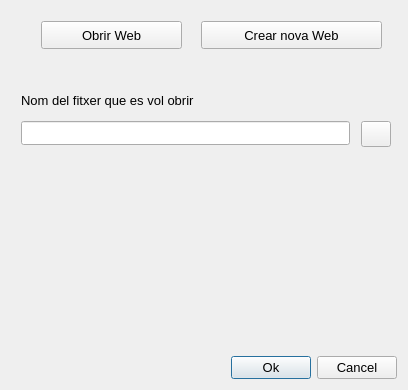
<ui version="4.0" >
 <class>Dialog</class>
 <widget class="QDialog" name="Dialog" >
  <property name="windowModality" >
   <enum>Qt::ApplicationModal</enum>
  </property>
  <property name="geometry" >
   <rect>
    <x>0</x>
    <y>0</y>
    <width>408</width>
    <height>390</height>
   </rect>
  </property>
  <property name="windowTitle" >
   <string>Dialog</string>
  </property>
  <property name="windowIcon" >
   <iconset>
    <normaloff>images/css.png</normaloff>images/css.png</iconset>
  </property>
  <layout class="QGridLayout" name="gridLayout" >
   <item row="1" column="0" >
    <layout class="QHBoxLayout" name="horizontalLayout" >
     <item>
      <spacer name="horizontalSpacer" >
       <property name="orientation" >
        <enum>Qt::Horizontal</enum>
       </property>
       <property name="sizeHint" stdset="0" >
        <size>
         <width>40</width>
         <height>20</height>
        </size>
       </property>
      </spacer>
     </item>
     <item>
      <widget class="QPushButton" name="b_ok" >
       <property name="font" >
        <font>
         <pointsize>10</pointsize>
        </font>
       </property>
       <property name="toolTip" >
        <string>Accept</string>
       </property>
       <property name="text" >
        <string>Ok</string>
       </property>
       <property name="icon" >
        <iconset>
         <normaloff>images/ok.png</normaloff>images/ok.png</iconset>
       </property>
      </widget>
     </item>
     <item>
      <widget class="QPushButton" name="b_cancel" >
       <property name="font" >
        <font>
         <pointsize>10</pointsize>
        </font>
       </property>
       <property name="toolTip" >
        <string>Cancel</string>
       </property>
       <property name="text" >
        <string>Cancel</string>
       </property>
       <property name="icon" >
        <iconset>
         <normaloff>images/cancel.png</normaloff>images/cancel.png</iconset>
       </property>
      </widget>
     </item>
    </layout>
   </item>
   <item row="0" column="0" >
    <widget class="QStackedWidget" name="pages" >
     <property name="currentIndex" >
      <number>3</number>
     </property>
     <widget class="QWidget" name="page_about" >
      <property name="geometry" >
       <rect>
        <x>0</x>
        <y>0</y>
        <width>400</width>
        <height>351</height>
       </rect>
      </property>
      <widget class="QLabel" name="about_l_about" >
       <property name="geometry" >
        <rect>
         <x>0</x>
         <y>0</y>
         <width>402</width>
         <height>234</height>
        </rect>
       </property>
       <property name="pixmap" >
        <pixmap>images/splash_css.png</pixmap>
       </property>
      </widget>
      <widget class="QTextEdit" name="about_te_author" >
       <property name="geometry" >
        <rect>
         <x>0</x>
         <y>240</y>
         <width>401</width>
         <height>111</height>
        </rect>
       </property>
       <property name="palette" >
        <palette>
         <active>
          <colorrole role="Mid" >
           <brush brushstyle="SolidPattern" >
            <color alpha="255" >
             <red>192</red>
             <green>200</green>
             <blue>208</blue>
            </color>
           </brush>
          </colorrole>
          <colorrole role="Base" >
           <brush brushstyle="SolidPattern" >
            <color alpha="255" >
             <red>231</red>
             <green>232</green>
             <blue>231</blue>
            </color>
           </brush>
          </colorrole>
         </active>
         <inactive>
          <colorrole role="Mid" >
           <brush brushstyle="SolidPattern" >
            <color alpha="255" >
             <red>192</red>
             <green>200</green>
             <blue>208</blue>
            </color>
           </brush>
          </colorrole>
          <colorrole role="Base" >
           <brush brushstyle="SolidPattern" >
            <color alpha="255" >
             <red>231</red>
             <green>232</green>
             <blue>231</blue>
            </color>
           </brush>
          </colorrole>
         </inactive>
         <disabled>
          <colorrole role="Mid" >
           <brush brushstyle="SolidPattern" >
            <color alpha="255" >
             <red>192</red>
             <green>200</green>
             <blue>208</blue>
            </color>
           </brush>
          </colorrole>
          <colorrole role="Base" >
           <brush brushstyle="SolidPattern" >
            <color alpha="255" >
             <red>255</red>
             <green>255</green>
             <blue>255</blue>
            </color>
           </brush>
          </colorrole>
         </disabled>
        </palette>
       </property>
       <property name="autoFillBackground" >
        <bool>false</bool>
       </property>
       <property name="frameShape" >
        <enum>QFrame::Box</enum>
       </property>
       <property name="lineWidth" >
        <number>0</number>
       </property>
       <property name="html" >
        <string>&lt;!DOCTYPE HTML PUBLIC "-//W3C//DTD HTML 4.0//EN" "http://www.w3.org/TR/REC-html40/strict.dtd">
&lt;html>&lt;head>&lt;meta name="qrichtext" content="1" />&lt;style type="text/css">
p, li { white-space: pre-wrap; }
&lt;/style>&lt;/head>&lt;body style=" font-family:'DejaVu Sans'; font-size:11pt; font-weight:400; font-style:normal;">
&lt;p align="center" style=" margin-top:0px; margin-bottom:0px; margin-left:0px; margin-right:0px; -qt-block-indent:0; text-indent:0px; font-family:'Sans Serif'; font-size:9pt;">&lt;span style=" font-size:12pt;">Generador de pàgines web amb CSS&lt;/span>&lt;/p>
&lt;p align="center" style=" margin-top:0px; margin-bottom:0px; margin-left:0px; margin-right:0px; -qt-block-indent:0; text-indent:0px; font-family:'Sans Serif'; font-size:12pt;">Josep Gimbernat i Adonay Sanz  -  copyright 2008&lt;/p>
&lt;p align="center" style=" margin-top:0px; margin-bottom:0px; margin-left:0px; margin-right:0px; -qt-block-indent:0; text-indent:0px; font-family:'Sans Serif'; font-size:12pt;">&lt;a href="www.k-demar.org">&lt;span style=" text-decoration: underline; color:#0000ff;">www.k-demar.org&lt;/span>&lt;/a>  - sota llicència GPL v3&lt;/p>
&lt;p align="center" style=" margin-top:0px; margin-bottom:0px; margin-left:0px; margin-right:0px; -qt-block-indent:0; text-indent:0px; font-family:'Sans Serif'; font-size:12pt;">Utilitzant Tecnologia  Python &amp;amp; QT 4&lt;/p>&lt;/body>&lt;/html></string>
       </property>
      </widget>
     </widget>
     <widget class="QWidget" name="page_new" >
      <property name="geometry" >
       <rect>
        <x>0</x>
        <y>0</y>
        <width>400</width>
        <height>351</height>
       </rect>
      </property>
      <widget class="QPushButton" name="new_b_open" >
       <property name="windowModality" >
        <enum>Qt::NonModal</enum>
       </property>
       <property name="geometry" >
        <rect>
         <x>30</x>
         <y>10</y>
         <width>141</width>
         <height>28</height>
        </rect>
       </property>
       <property name="font" >
        <font>
         <pointsize>10</pointsize>
        </font>
       </property>
       <property name="toolTip" >
        <string>Open Webpage</string>
       </property>
       <property name="text" >
        <string>Obrir Web</string>
       </property>
       <property name="icon" >
        <iconset>
         <normaloff>images/abrir.png</normaloff>images/abrir.png</iconset>
       </property>
      </widget>
      <widget class="QPushButton" name="new_b_new" >
       <property name="windowModality" >
        <enum>Qt::NonModal</enum>
       </property>
       <property name="geometry" >
        <rect>
         <x>190</x>
         <y>10</y>
         <width>181</width>
         <height>28</height>
        </rect>
       </property>
       <property name="font" >
        <font>
         <pointsize>10</pointsize>
        </font>
       </property>
       <property name="toolTip" >
        <string>Create new webpage</string>
       </property>
       <property name="text" >
        <string>Crear nova Web</string>
       </property>
       <property name="icon" >
        <iconset>
         <normaloff>images/nou.png</normaloff>images/nou.png</iconset>
       </property>
      </widget>
      <widget class="QLineEdit" name="new_le_title" >
       <property name="geometry" >
        <rect>
         <x>30</x>
         <y>80</y>
         <width>351</width>
         <height>24</height>
        </rect>
       </property>
       <property name="font" >
        <font>
         <pointsize>10</pointsize>
        </font>
       </property>
       <property name="toolTip" >
        <string>Webpage Title (Optional)</string>
       </property>
      </widget>
      <widget class="QLineEdit" name="new_le_folder" >
       <property name="geometry" >
        <rect>
         <x>30</x>
         <y>140</y>
         <width>301</width>
         <height>24</height>
        </rect>
       </property>
       <property name="font" >
        <font>
         <pointsize>10</pointsize>
        </font>
       </property>
       <property name="toolTip" >
        <string>Browse for a folder to save the webpage</string>
       </property>
       <property name="readOnly" >
        <bool>true</bool>
       </property>
      </widget>
      <widget class="QLineEdit" name="new_le_css" >
       <property name="geometry" >
        <rect>
         <x>200</x>
         <y>200</y>
         <width>141</width>
         <height>24</height>
        </rect>
       </property>
       <property name="font" >
        <font>
         <pointsize>10</pointsize>
        </font>
       </property>
       <property name="toolTip" >
        <string>Modify CSS template filename</string>
       </property>
       <property name="text" >
        <string>plantilla.css</string>
       </property>
      </widget>
      <widget class="QPushButton" name="new_b_browse" >
       <property name="geometry" >
        <rect>
         <x>340</x>
         <y>138</y>
         <width>41</width>
         <height>24</height>
        </rect>
       </property>
       <property name="toolTip" >
        <string>Browse for a directory</string>
       </property>
       <property name="text" >
        <string/>
       </property>
       <property name="icon" >
        <iconset>
         <normaloff>images/abrir.png</normaloff>images/abrir.png</iconset>
       </property>
      </widget>
      <widget class="QLabel" name="new_l_favicon" >
       <property name="geometry" >
        <rect>
         <x>30</x>
         <y>250</y>
         <width>151</width>
         <height>16</height>
        </rect>
       </property>
       <property name="font" >
        <font>
         <pointsize>10</pointsize>
        </font>
       </property>
       <property name="text" >
        <string>Icon :  favicon.ico</string>
       </property>
      </widget>
      <widget class="QLabel" name="new_l_csstemplate" >
       <property name="geometry" >
        <rect>
         <x>200</x>
         <y>178</y>
         <width>191</width>
         <height>16</height>
        </rect>
       </property>
       <property name="font" >
        <font>
         <pointsize>10</pointsize>
        </font>
       </property>
       <property name="text" >
        <string>Nom plantilla css a crear</string>
       </property>
      </widget>
      <widget class="QLineEdit" name="new_le_html" >
       <property name="geometry" >
        <rect>
         <x>30</x>
         <y>200</y>
         <width>141</width>
         <height>24</height>
        </rect>
       </property>
       <property name="font" >
        <font>
         <pointsize>10</pointsize>
        </font>
       </property>
       <property name="toolTip" >
        <string>Modify HTML filename</string>
       </property>
       <property name="text" >
        <string>index.html</string>
       </property>
      </widget>
      <widget class="QLabel" name="new_l_imgfolder" >
       <property name="geometry" >
        <rect>
         <x>200</x>
         <y>240</y>
         <width>181</width>
         <height>16</height>
        </rect>
       </property>
       <property name="font" >
        <font>
         <pointsize>10</pointsize>
        </font>
       </property>
       <property name="text" >
        <string>Directori Imagtes : /img</string>
       </property>
      </widget>
      <widget class="QLabel" name="new_l_cssfolder" >
       <property name="geometry" >
        <rect>
         <x>200</x>
         <y>260</y>
         <width>171</width>
         <height>16</height>
        </rect>
       </property>
       <property name="font" >
        <font>
         <pointsize>10</pointsize>
        </font>
       </property>
       <property name="text" >
        <string>Directori Css : /css</string>
       </property>
      </widget>
      <widget class="QLabel" name="new_l_title" >
       <property name="geometry" >
        <rect>
         <x>30</x>
         <y>60</y>
         <width>331</width>
         <height>16</height>
        </rect>
       </property>
       <property name="font" >
        <font>
         <pointsize>10</pointsize>
        </font>
       </property>
       <property name="text" >
        <string>Nom (Títol) de la web que es vol crear</string>
       </property>
      </widget>
      <widget class="QLabel" name="new_l_htmlfile" >
       <property name="geometry" >
        <rect>
         <x>30</x>
         <y>178</y>
         <width>161</width>
         <height>16</height>
        </rect>
       </property>
       <property name="font" >
        <font>
         <pointsize>10</pointsize>
        </font>
       </property>
       <property name="text" >
        <string>Nom del fitxer a crear</string>
       </property>
      </widget>
      <widget class="QLabel" name="new_l_path" >
       <property name="geometry" >
        <rect>
         <x>30</x>
         <y>118</y>
         <width>321</width>
         <height>16</height>
        </rect>
       </property>
       <property name="font" >
        <font>
         <pointsize>10</pointsize>
        </font>
       </property>
       <property name="text" >
        <string>Directori on es guardaran els fitxers</string>
       </property>
      </widget>
     </widget>
     <widget class="QWidget" name="page_browsers" >
      <property name="geometry" >
       <rect>
        <x>0</x>
        <y>0</y>
        <width>400</width>
        <height>351</height>
       </rect>
      </property>
      <widget class="QComboBox" name="nav_cb_nav" >
       <property name="geometry" >
        <rect>
         <x>200</x>
         <y>75</y>
         <width>171</width>
         <height>24</height>
        </rect>
       </property>
       <property name="font" >
        <font>
         <pointsize>10</pointsize>
        </font>
       </property>
       <property name="toolTip" >
        <string>Select external browse to preview the webpage</string>
       </property>
      </widget>
      <widget class="QLabel" name="nav_l_title" >
       <property name="geometry" >
        <rect>
         <x>80</x>
         <y>20</y>
         <width>311</width>
         <height>16</height>
        </rect>
       </property>
       <property name="font" >
        <font>
         <pointsize>10</pointsize>
        </font>
       </property>
       <property name="layoutDirection" >
        <enum>Qt::LeftToRight</enum>
       </property>
       <property name="text" >
        <string>Visualización de la página web diseñada</string>
       </property>
      </widget>
      <widget class="QLabel" name="nav_l_select_nav" >
       <property name="geometry" >
        <rect>
         <x>0</x>
         <y>80</y>
         <width>241</width>
         <height>21</height>
        </rect>
       </property>
       <property name="font" >
        <font>
         <pointsize>10</pointsize>
        </font>
       </property>
       <property name="text" >
        <string>Seleccione el Navegador deseado</string>
       </property>
      </widget>
     </widget>
     <widget class="QWidget" name="page_open" >
      <property name="geometry" >
       <rect>
        <x>0</x>
        <y>0</y>
        <width>400</width>
        <height>351</height>
       </rect>
      </property>
      <widget class="QPushButton" name="open_b_browse" >
       <property name="geometry" >
        <rect>
         <x>350</x>
         <y>110</y>
         <width>30</width>
         <height>26</height>
        </rect>
       </property>
       <property name="toolTip" >
        <string>Browse for a webpage to open</string>
       </property>
       <property name="text" >
        <string/>
       </property>
       <property name="icon" >
        <iconset>
         <normaloff>images/abrir.png</normaloff>images/abrir.png</iconset>
       </property>
      </widget>
      <widget class="QLineEdit" name="open_le_path" >
       <property name="geometry" >
        <rect>
         <x>10</x>
         <y>110</y>
         <width>329</width>
         <height>24</height>
        </rect>
       </property>
       <property name="font" >
        <font>
         <pointsize>10</pointsize>
        </font>
       </property>
       <property name="toolTip" >
        <string>Path to webpage to open</string>
       </property>
       <property name="readOnly" >
        <bool>true</bool>
       </property>
      </widget>
      <widget class="QLabel" name="open_l_filename" >
       <property name="geometry" >
        <rect>
         <x>10</x>
         <y>80</y>
         <width>321</width>
         <height>18</height>
        </rect>
       </property>
       <property name="font" >
        <font>
         <pointsize>10</pointsize>
        </font>
       </property>
       <property name="text" >
        <string>Nom del fitxer que es vol obrir</string>
       </property>
      </widget>
      <widget class="QPushButton" name="open_b_open" >
       <property name="windowModality" >
        <enum>Qt::NonModal</enum>
       </property>
       <property name="geometry" >
        <rect>
         <x>30</x>
         <y>10</y>
         <width>141</width>
         <height>28</height>
        </rect>
       </property>
       <property name="font" >
        <font>
         <pointsize>10</pointsize>
        </font>
       </property>
       <property name="toolTip" >
        <string>Open Webpage</string>
       </property>
       <property name="text" >
        <string>Obrir Web</string>
       </property>
       <property name="icon" >
        <iconset>
         <normaloff>images/abrir.png</normaloff>images/abrir.png</iconset>
       </property>
      </widget>
      <widget class="QPushButton" name="open_b_new" >
       <property name="windowModality" >
        <enum>Qt::NonModal</enum>
       </property>
       <property name="geometry" >
        <rect>
         <x>190</x>
         <y>10</y>
         <width>181</width>
         <height>28</height>
        </rect>
       </property>
       <property name="font" >
        <font>
         <pointsize>10</pointsize>
        </font>
       </property>
       <property name="toolTip" >
        <string>Create new webpage</string>
       </property>
       <property name="text" >
        <string>Crear nova Web</string>
       </property>
       <property name="icon" >
        <iconset>
         <normaloff>images/nou.png</normaloff>images/nou.png</iconset>
       </property>
      </widget>
     </widget>
     <widget class="QWidget" name="page_link" >
      <property name="geometry" >
       <rect>
        <x>0</x>
        <y>0</y>
        <width>392</width>
        <height>144</height>
       </rect>
      </property>
      <widget class="QLineEdit" name="link_le_url" >
       <property name="geometry" >
        <rect>
         <x>20</x>
         <y>30</y>
         <width>351</width>
         <height>24</height>
        </rect>
       </property>
       <property name="toolTip" >
        <string>Enter URL where link</string>
       </property>
      </widget>
      <widget class="QLineEdit" name="link_le_text" >
       <property name="geometry" >
        <rect>
         <x>20</x>
         <y>90</y>
         <width>351</width>
         <height>24</height>
        </rect>
       </property>
       <property name="toolTip" >
        <string>Enter descriptive text to appear on webpage</string>
       </property>
      </widget>
      <widget class="QLabel" name="link_l_text" >
       <property name="geometry" >
        <rect>
         <x>20</x>
         <y>70</y>
         <width>311</width>
         <height>16</height>
        </rect>
       </property>
       <property name="font" >
        <font>
         <pointsize>10</pointsize>
        </font>
       </property>
       <property name="text" >
        <string>Texto que quiere que aparezca</string>
       </property>
      </widget>
      <widget class="QLabel" name="link_l_url" >
       <property name="geometry" >
        <rect>
         <x>20</x>
         <y>10</y>
         <width>321</width>
         <height>16</height>
        </rect>
       </property>
       <property name="font" >
        <font>
         <pointsize>10</pointsize>
        </font>
       </property>
       <property name="text" >
        <string>Introduzca la dirección Web (URL)</string>
       </property>
      </widget>
     </widget>
     <widget class="QWidget" name="page_tables" >
      <property name="geometry" >
       <rect>
        <x>0</x>
        <y>0</y>
        <width>392</width>
        <height>144</height>
       </rect>
      </property>
      <widget class="QLabel" name="table_l_row" >
       <property name="geometry" >
        <rect>
         <x>10</x>
         <y>10</y>
         <width>103</width>
         <height>19</height>
        </rect>
       </property>
       <property name="font" >
        <font>
         <pointsize>10</pointsize>
        </font>
       </property>
       <property name="text" >
        <string>Filas</string>
       </property>
      </widget>
      <widget class="QSpinBox" name="table_sb_col" >
       <property name="geometry" >
        <rect>
         <x>119</x>
         <y>40</y>
         <width>46</width>
         <height>24</height>
        </rect>
       </property>
       <property name="minimum" >
        <number>1</number>
       </property>
      </widget>
      <widget class="QSpinBox" name="table_sb_row" >
       <property name="geometry" >
        <rect>
         <x>120</x>
         <y>7</y>
         <width>46</width>
         <height>24</height>
        </rect>
       </property>
       <property name="minimum" >
        <number>1</number>
       </property>
      </widget>
      <widget class="QLabel" name="table_l_vert" >
       <property name="geometry" >
        <rect>
         <x>273</x>
         <y>109</y>
         <width>86</width>
         <height>24</height>
        </rect>
       </property>
       <property name="font" >
        <font>
         <pointsize>10</pointsize>
        </font>
       </property>
       <property name="text" >
        <string>Verticalmente</string>
       </property>
      </widget>
      <widget class="QSpinBox" name="table_sb_border" >
       <property name="geometry" >
        <rect>
         <x>370</x>
         <y>38</y>
         <width>73</width>
         <height>24</height>
        </rect>
       </property>
      </widget>
      <widget class="QLabel" name="table_l_horiz" >
       <property name="geometry" >
        <rect>
         <x>10</x>
         <y>109</y>
         <width>103</width>
         <height>24</height>
        </rect>
       </property>
       <property name="font" >
        <font>
         <pointsize>10</pointsize>
        </font>
       </property>
       <property name="text" >
        <string>Horizontalmente</string>
       </property>
      </widget>
      <widget class="QSpinBox" name="table_sb_space" >
       <property name="geometry" >
        <rect>
         <x>172</x>
         <y>147</y>
         <width>88</width>
         <height>24</height>
        </rect>
       </property>
      </widget>
      <widget class="QLabel" name="table_l_space" >
       <property name="geometry" >
        <rect>
         <x>10</x>
         <y>150</y>
         <width>155</width>
         <height>19</height>
        </rect>
       </property>
       <property name="font" >
        <font>
         <pointsize>10</pointsize>
        </font>
       </property>
       <property name="text" >
        <string>Espacio entre Celdas</string>
       </property>
      </widget>
      <widget class="QLabel" name="table_l_width" >
       <property name="geometry" >
        <rect>
         <x>267</x>
         <y>10</y>
         <width>98</width>
         <height>19</height>
        </rect>
       </property>
       <property name="font" >
        <font>
         <pointsize>10</pointsize>
        </font>
       </property>
       <property name="text" >
        <string>Anchura en %</string>
       </property>
      </widget>
      <widget class="QSpinBox" name="table_sb_padding" >
       <property name="geometry" >
        <rect>
         <x>372</x>
         <y>147</y>
         <width>73</width>
         <height>24</height>
        </rect>
       </property>
      </widget>
      <widget class="QLabel" name="table_l_align" >
       <property name="geometry" >
        <rect>
         <x>110</x>
         <y>80</y>
         <width>326</width>
         <height>33</height>
        </rect>
       </property>
       <property name="font" >
        <font>
         <pointsize>10</pointsize>
        </font>
       </property>
       <property name="text" >
        <string>Alineamiento del texto en las celdas </string>
       </property>
      </widget>
      <widget class="QComboBox" name="table_cb_vert" >
       <property name="geometry" >
        <rect>
         <x>372</x>
         <y>110</y>
         <width>73</width>
         <height>24</height>
        </rect>
       </property>
       <property name="font" >
        <font>
         <pointsize>10</pointsize>
        </font>
       </property>
       <item>
        <property name="text" >
         <string>Arriba</string>
        </property>
       </item>
       <item>
        <property name="text" >
         <string>Centro</string>
        </property>
       </item>
       <item>
        <property name="text" >
         <string>Abajo</string>
        </property>
       </item>
      </widget>
      <widget class="QSpinBox" name="table_sb_width" >
       <property name="geometry" >
        <rect>
         <x>372</x>
         <y>5</y>
         <width>73</width>
         <height>24</height>
        </rect>
       </property>
       <property name="minimum" >
        <number>5</number>
       </property>
       <property name="maximum" >
        <number>100</number>
       </property>
       <property name="singleStep" >
        <number>5</number>
       </property>
       <property name="value" >
        <number>100</number>
       </property>
      </widget>
      <widget class="QLabel" name="table_l_padding" >
       <property name="geometry" >
        <rect>
         <x>273</x>
         <y>150</y>
         <width>86</width>
         <height>19</height>
        </rect>
       </property>
       <property name="font" >
        <font>
         <pointsize>10</pointsize>
        </font>
       </property>
       <property name="text" >
        <string>Padding</string>
       </property>
      </widget>
      <widget class="QLabel" name="table_l_border" >
       <property name="geometry" >
        <rect>
         <x>273</x>
         <y>44</y>
         <width>86</width>
         <height>19</height>
        </rect>
       </property>
       <property name="font" >
        <font>
         <pointsize>10</pointsize>
        </font>
       </property>
       <property name="text" >
        <string>Borde</string>
       </property>
      </widget>
      <widget class="QComboBox" name="table_cb_hor" >
       <property name="geometry" >
        <rect>
         <x>172</x>
         <y>109</y>
         <width>88</width>
         <height>24</height>
        </rect>
       </property>
       <property name="font" >
        <font>
         <pointsize>10</pointsize>
        </font>
       </property>
       <item>
        <property name="text" >
         <string>Izquierda</string>
        </property>
       </item>
       <item>
        <property name="text" >
         <string>Centro</string>
        </property>
       </item>
       <item>
        <property name="text" >
         <string>Derecha</string>
        </property>
       </item>
      </widget>
      <widget class="QLabel" name="table_l_col" >
       <property name="geometry" >
        <rect>
         <x>10</x>
         <y>44</y>
         <width>103</width>
         <height>19</height>
        </rect>
       </property>
       <property name="font" >
        <font>
         <pointsize>10</pointsize>
        </font>
       </property>
       <property name="text" >
        <string>Columnas</string>
       </property>
      </widget>
     </widget>
     <widget class="QWidget" name="page_language" >
      <property name="geometry" >
       <rect>
        <x>0</x>
        <y>0</y>
        <width>392</width>
        <height>144</height>
       </rect>
      </property>
      <widget class="QLabel" name="label_21" >
       <property name="geometry" >
        <rect>
         <x>150</x>
         <y>30</y>
         <width>201</width>
         <height>16</height>
        </rect>
       </property>
       <property name="text" >
        <string>Choose new language</string>
       </property>
      </widget>
      <widget class="QPushButton" name="lang_b_esp" >
       <property name="geometry" >
        <rect>
         <x>160</x>
         <y>90</y>
         <width>111</width>
         <height>61</height>
        </rect>
       </property>
       <property name="text" >
        <string>Castellano</string>
       </property>
       <property name="icon" >
        <iconset>
         <normaloff>images/spain.png</normaloff>images/spain.png</iconset>
       </property>
       <property name="iconSize" >
        <size>
         <width>48</width>
         <height>48</height>
        </size>
       </property>
       <property name="checkable" >
        <bool>true</bool>
       </property>
      </widget>
      <widget class="QPushButton" name="lang_b_cat" >
       <property name="geometry" >
        <rect>
         <x>30</x>
         <y>90</y>
         <width>111</width>
         <height>61</height>
        </rect>
       </property>
       <property name="text" >
        <string>Català</string>
       </property>
       <property name="icon" >
        <iconset>
         <normaloff>images/catalan.png</normaloff>images/catalan.png</iconset>
       </property>
       <property name="iconSize" >
        <size>
         <width>48</width>
         <height>48</height>
        </size>
       </property>
       <property name="checkable" >
        <bool>true</bool>
       </property>
      </widget>
      <widget class="QPushButton" name="lang_b_eng" >
       <property name="geometry" >
        <rect>
         <x>290</x>
         <y>90</y>
         <width>111</width>
         <height>61</height>
        </rect>
       </property>
       <property name="text" >
        <string>English</string>
       </property>
       <property name="icon" >
        <iconset>
         <normaloff>images/uk.png</normaloff>images/uk.png</iconset>
       </property>
       <property name="iconSize" >
        <size>
         <width>48</width>
         <height>48</height>
        </size>
       </property>
       <property name="checkable" >
        <bool>true</bool>
       </property>
      </widget>
     </widget>
    </widget>
   </item>
  </layout>
 </widget>
 <resources/>
 <connections>
  <connection>
   <sender>b_cancel</sender>
   <signal>clicked()</signal>
   <receiver>Dialog</receiver>
   <slot>close()</slot>
   <hints>
    <hint type="sourcelabel" >
     <x>371</x>
     <y>318</y>
    </hint>
    <hint type="destinationlabel" >
     <x>209</x>
     <y>171</y>
    </hint>
   </hints>
  </connection>
 </connections>
</ui>
